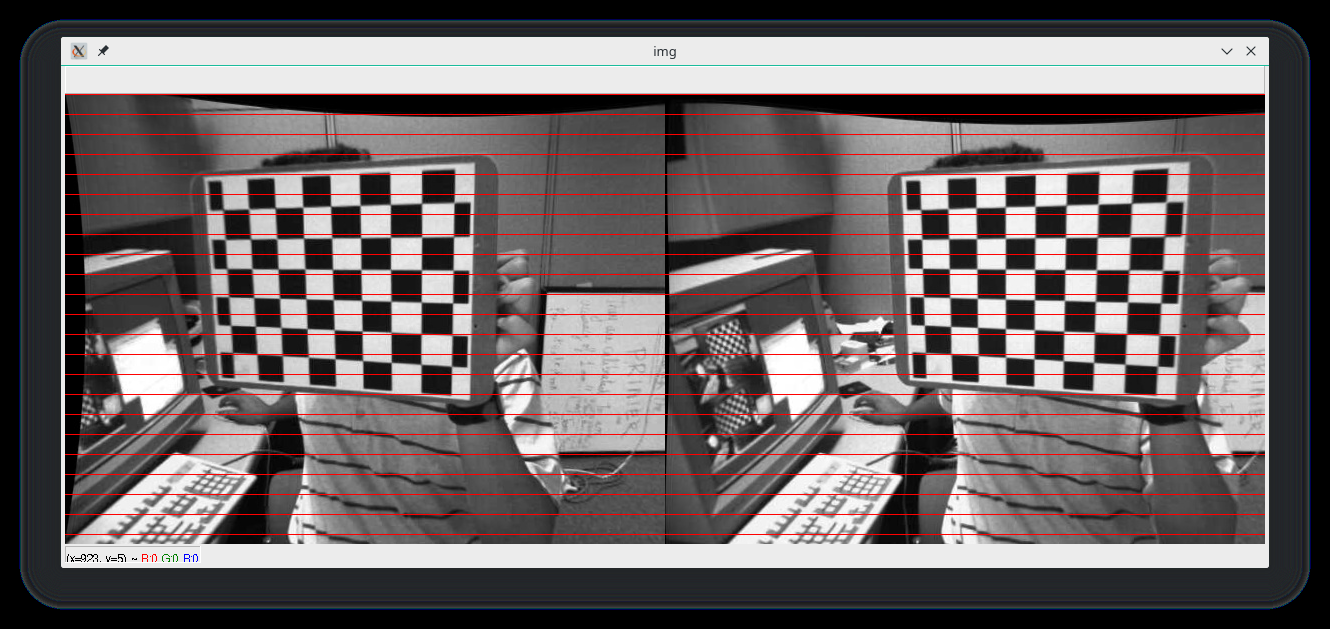
#> input picture rectified_image.png, 1330 x 629 px
$ python epipolar_lines.py --left rectified_image.png --right rectified_image.png
#> lines starting #> are read from the running program, lines starting #| are printed output that depends on the picture
# -*- coding: utf-8 -*-
"""
Created on Fri Jun  1 19:50:47 2018

@author: Autumn
"""

import cv2
import numpy as np
from matplotlib import pyplot as plt
import argparse

ap = argparse.ArgumentParser()
ap.add_argument('-l', '--left', required=True, help='path to the left image(single image)')
ap.add_argument('-r', '--right', required=True, help='path to the right image(single image)')
args = vars(ap.parse_args())

def drawlines(img1,img2,lines,pts1,pts2):
    ''' img1 - image on which we draw the epilines for the points in img2
        lines - corresponding epilines '''
    r,c = img1.shape
    img1 = cv2.cvtColor(img1,cv2.COLOR_GRAY2BGR)
    img2 = cv2.cvtColor(img2,cv2.COLOR_GRAY2BGR)
    for r,pt1,pt2 in zip(lines,pts1,pts2):
        color = tuple(np.random.randint(0,255,3).tolist())
        x0,y0 = map(int, [0, -r[2]/r[1] ])
        x1,y1 = map(int, [c, -(r[2]+r[0]*c)/r[1] ])
        img1 = cv2.line(img1, (x0,y0), (x1,y1), color,1)
        img1 = cv2.circle(img1,tuple(pt1),5,color,-1)
        img2 = cv2.circle(img2,tuple(pt2),5,color,-1)
    return img1,img2

img1 = cv2.imread(args['left'], 0)  #queryimage # left image
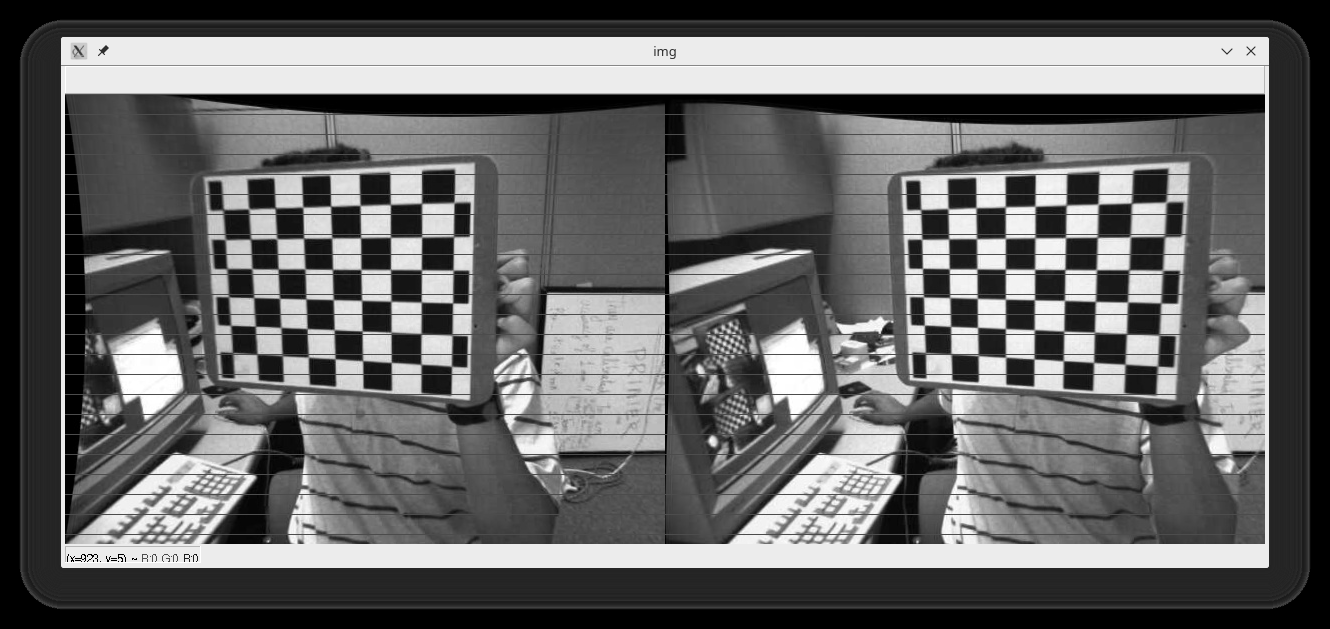
#> img1: shape (629, 1330); min 0, max 255, mean 102.8
img2 = cv2.imread(args['right'], 0) #trainimage # right image
#print(img1.shape)
#print(img2.shape)

h1, w1 = img1.shape[:2]
#> h1 = 629; w1 = 1330
h2, w2 = img2.shape[:2]
#> h2 = 629; w2 = 1330

h = min(h1, h2)
#> h = 629
w = min(w1, w2)
#> w = 1330

img1 = img1.reshape((h, w))
img2 = img2.reshape((h, w))

sift = cv2.xfeatures2d.SIFT_create()

# find the keypoints and descriptors with SIFT
kp1, des1 = sift.detectAndCompute(img1,None)
#> kp1 = 3038 keypoints; strongest (x, y, size): (146, 368, 46.4), (1051, 222, 19), (991, 284, 17.3), (1050, 285, 18.2)
kp2, des2 = sift.detectAndCompute(img2,None)
#> kp2 has the same summary as kp1

# FLANN parameters
FLANN_INDEX_KDTREE = 0
index_params = dict(algorithm = FLANN_INDEX_KDTREE, trees = 5)
search_params = dict(checks=50)

flann = cv2.FlannBasedMatcher(index_params,search_params)
matches = flann.knnMatch(des1,des2,k=2)
#> matches = 3038 matches

good = []
pts1 = []
pts2 = []

# ratio test as per Lowe's paper
for i,(m,n) in enumerate(matches):
    if m.distance < 0.8*n.distance:
        good.append(m)
        pts2.append(kp2[m.trainIdx].pt)
        pts1.append(kp1[m.queryIdx].pt)
#> after the loop, good = 3034 matches; pts1 = 3034 pairs, first value 35.89 to 1293.6, second value 31.09 to 597.4; pts2 has the same summary as pts1

pts1 = np.int32(pts1)
#> pts1 = 3034 pairs, first value 35 to 1293, second value 31 to 597
pts2 = np.int32(pts2)
#> pts2 has the same summary as pts1
#> (the run stopped early here; a loop or call above may not have finished)
